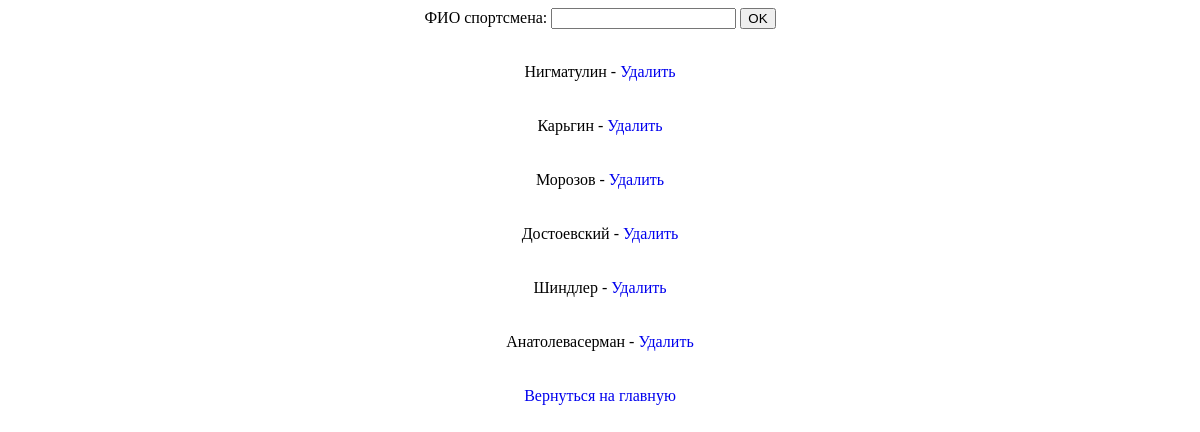
The page /view_add.php?id=3 on the database its author committed.
### tables this page shows
CREATE TABLE `fio` (
  `id_fio` int(2) NOT NULL,
  `fio_name` text NOT NULL
);

### view_add.php (the view, shortened to what this page needs)
<?php
    echo'<html>
            <head>
                <title>Добавление</title>
                <link rel="stylesheet" href="css/style.css"/>
            </head>
            <body>
        	   <div class="st">';
    $db_host='localhost';
    $db_name='statistica';
    $db_username='root';
    $db_password='root';
    $mysqli = new mysqli($db_host,$db_username,$db_password,$db_name);
    $mysqli->set_charset('utf8');
    $p_id = (int)$_GET['id'];
    if ($p_id == 3){
        echo'<form action="add.php?id=3" method="POST">
                <tr>
                    <td>ФИО спортсмена:</td>
                    <td><input type="text" name="new_fio"></td>
                </tr>
                <tr>
                    <td colspan="2"><input type="submit" value="OK"></td>
                </tr>
            </form><div class="st">';
        $results = $mysqli->query("SELECT fio.fio_name AS fio, fio.id_fio AS id_fio FROM `fio`");
        while($row = $results->fetch_assoc())
            print '<br>'.$row["fio"].' - <a href="delete.php?id=3&del='.$row["id_fio"].'">Удалить</a><br></br>';
        echo '<br><a href = "index.php">Вернуться на главную</a></br>';
    }
    echo'           </div>
                </tbody>
            </div>
        </body>
    </html>';
?>

### css/style.css (style rules this page uses)
.st { text-align: center; }
A { text-decoration: none; }

### rows shown on the page
fio: fio_name "Нигматулин"
fio: fio_name "Карьгин"
fio: fio_name "Морозов"
fio: fio_name "Достоевский"
fio: fio_name "Шиндлер"
fio: fio_name "Анатолевасерман"
